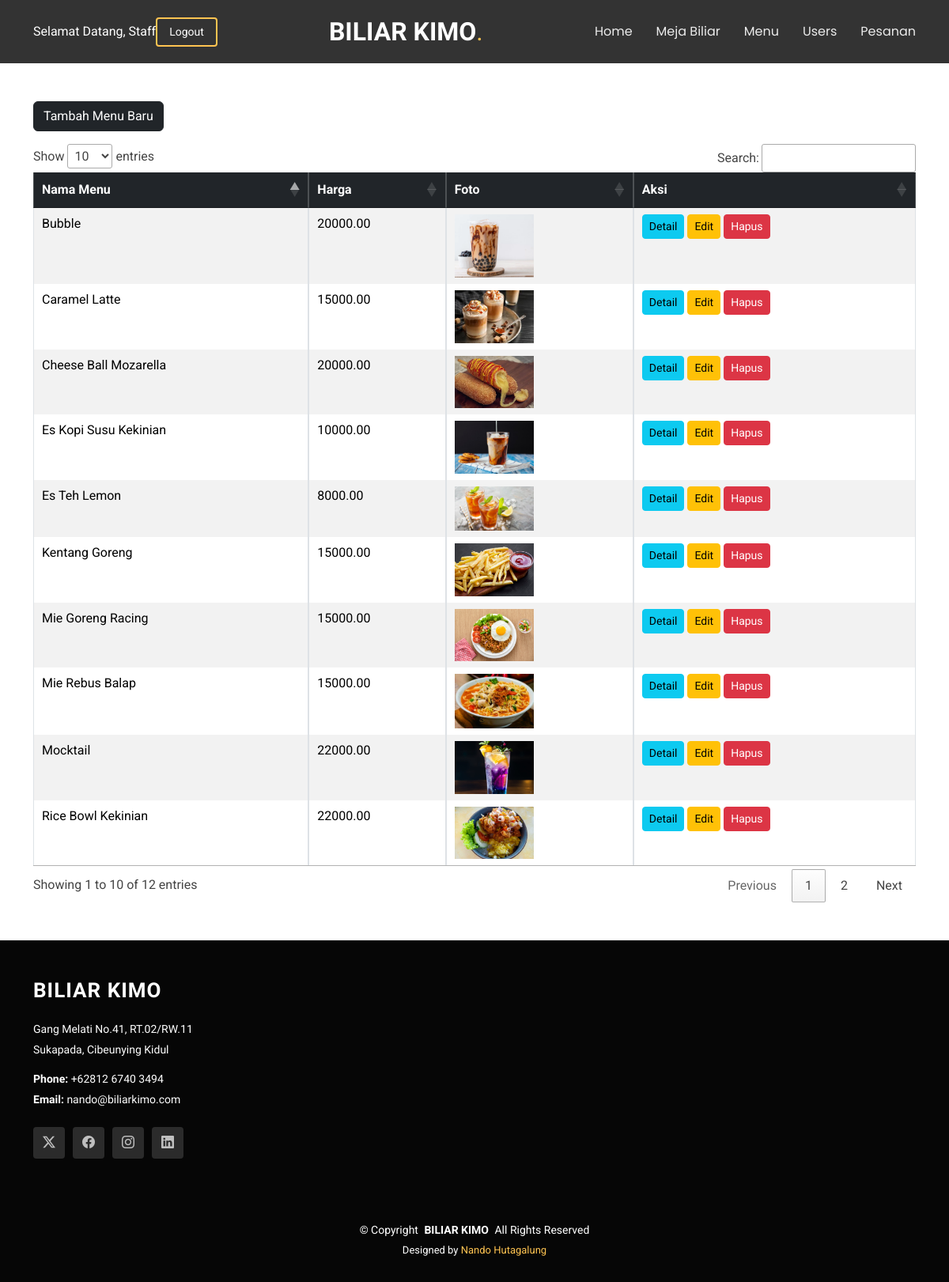
The page /menu/ (signed in) on the database its author committed.
### users/models.py (models this page shows, shortened)
class User(AbstractUser):
    ROLES = [
        ('admin', 'Admin'),
        ('staff', 'Staff'),
        ('member', 'Member'),
    ]
    email = models.EmailField(unique=True)
    role = models.CharField(max_length=20, choices=ROLES, default='viewer')

### menu/models.py (models this page shows, shortened)
class Menu(models.Model):
    nama_menu = models.CharField(max_length=255)
    harga = models.DecimalField(max_digits=10, decimal_places=2)
    foto = models.ImageField(upload_to='menu_photos/')

### menu/views.py (the view)
# urls.py: path('', views.menu_list, name='menu_list'),
@login_required
def menu_list(request):
    try:
        if not user_is_admin_or_staff(request.user):
            messages.error(request, "You do not have permission to access this page.")
            return redirect('home')
        menus = Menu.objects.all()
        return render(request, 'menu/menu_list.html', {'menus': menus})
    except Exception as e:
        messages.error(request, f"An error occurred while retrieving the menu list: {str(e)}")
        return redirect(request.META.get('HTTP_REFERER', 'home'))

### menu/views.py (called while the page is built)
def user_is_admin_or_staff(user):
    return user.is_authenticated and user.role in ['admin', 'staff']

### menu/templates/menu/menu_list.html (shortened to what this page needs)
{% extends 'projekan_akhir/base.html' %}
{% block content %}
<div class="container mt-5 mb-5">
    <a href="{% url 'menu_create' %}" class="btn btn-dark mb-3">Tambah Menu Baru</a>
    <table class="table table-bordered table-striped table-responsive" id="menu-table">
        <thead class="table-dark">
            <tr>
                <th>Nama Menu</th>
                <th>Harga</th>
                <th>Foto</th>
                <th>Aksi</th>
            </tr>
        </thead>
        <tbody>
            {% for menu in menus %}
            <tr>
                <td>{{ menu.nama_menu }}</td>
                <td>{{ menu.harga }}</td>
                <td><img src="{{ menu.foto.url }}" width="100" alt="{{ menu.nama_menu }}"></td>
                <td>
                    <a href="{% url 'menu_detail' menu.id %}" class="btn btn-info btn-sm">Detail</a>
                    <a href="{% url 'menu_edit' menu.id %}" class="btn btn-warning btn-sm">Edit</a>
                    <a href="{% url 'menu_delete' menu.id %}" class="btn btn-danger btn-sm">Hapus</a>
                </td>
            </tr>
            {% endfor %}
        </tbody>
    </table>
</div>
{% endblock %}

### projekan_akhir/templates/projekan_akhir/base.html (shortened to what this page needs)
<!DOCTYPE html>
<html lang="en">
<head>
  {% load static %}
  {% load filters %}
  <link href="{% static 'vendor/bootstrap/css/bootstrap.min.css' %}" rel="stylesheet">
  <link href="{% static 'vendor/bootstrap-icons/bootstrap-icons.css' %}" rel="stylesheet">
  <link href="{% static 'vendor/aos/aos.css' %}" rel="stylesheet">
  <link href="{% static 'vendor/swiper/swiper-bundle.min.css' %}" rel="stylesheet">
  <link href="{% static 'vendor/glightbox/css/glightbox.min.css' %}" rel="stylesheet">
  <link href="https://cdn.datatables.net/1.13.4/css/jquery.dataTables.min.css" rel="stylesheet">
  <link href="{% static 'css/main.css' %}" rel="stylesheet">
</head>
<body class="portfolio-details-page">
  <header id="header" class="header d-flex align-items-center position-relative">
    <div class="container-fluid container-xl position-relative d-flex align-items-center justify-content-between">
      <a href="index.html" class="logo d-flex align-items-center me-auto me-lg-0">
        <h1 class="sitename">BILIAR KIMO</h1>
        <span>.</span>
      </a>
      <nav id="navmenu" class="navmenu">
        <ul>
          <li><a href="/dashboard">Home<br></a></li>
          <li><a href="/meja_biliar">Meja Biliar</a></li>
          <li><a href="/menu">Menu</a></li>
          <li><a href="/users">Users</a></li>
          <li><a href="/pesanan">Pesanan</a></li>
        </ul>
      </nav>
      <div class="d-flex justify-content-between align-items-center">
        <a class="text-white">Selamat Datang, {{ user.username }}</a>
        <a class="btn-getstarted" href="{% url 'logout' %}">Logout</a>
    </div>
    </div>
  </header>
  {% block content %}
  {% endblock %}
 {% include 'projekan_akhir/footer.html' %}
</body>
</html>

### projekan_akhir/static/css/main.css (style rules this page uses)
:root { --default-font: "Roboto", system-ui, -apple-system, "Segoe UI", Roboto, "Helvetica Neue", Arial, "Noto Sans", "Liberation Sans", sans-serif, "Apple Color Emoji", "Segoe UI Emoji", "Segoe UI Symbol", "Noto Color Emoji"; --heading-font: "Raleway", sans-serif; --nav-font: "Poppins", sans-serif; }
:root { --background-color: #ffffff; --default-color: #444444; --heading-color: #151515; --accent-color: #ffc451; --surface-color: #ffffff; --contrast-color: #312f2f; }
:root { --nav-color: rgba(255, 255, 255, 0.905); --nav-hover-color: #ffc451; --nav-mobile-background-color: #ffffff; --nav-dropdown-background-color: #ffffff; --nav-dropdown-color: #212529; --nav-dropdown-hover-color: #ffc451; }
:root { scroll-behavior: smooth; }
body { color: var(--default-color); background-color: var(--background-color); font-family: var(--default-font); }
a { color: var(--accent-color); text-decoration: none; transition: 0.3s; }
h1, h2, h3, h4, h5, h6 { color: var(--heading-color); font-family: var(--heading-font); }
.header { --background-color: rgba(0, 0, 0, 0.8); --heading-color: #ffffff; --contrast-color: #ffffff; color: var(--default-color); background-color: var(--background-color); padding: 10px 0; transition: all 0.5s; z-index: 997; }
.header .logo { line-height: 1; }
.header .logo h1 { font-size: 32px; margin: 0; font-weight: 700; color: var(--heading-color); }
.header .logo span { color: var(--accent-color); font-size: 32px; }
.header .btn-getstarted, .header .btn-getstarted:focus { color: var(--contrast-color); font-size: 14px; padding: 8px 30px; margin: 0 0 0 30px; border-radius: 4px; transition: 0.3s; border: 2px solid var(--accent-color); }
@media (max-width: 1200px) { .header .logo { order: 1; } }
@media (max-width: 1200px) { .header .btn-getstarted { order: 2; margin: 0 15px 0 0; padding: 6px 15px; } }
@media (max-width: 1200px) { .header .navmenu { order: 3; } }
@media (min-width: 1200px) { .navmenu { padding: 0; } }
@media (min-width: 1200px) { .navmenu ul { margin: 0; padding: 0; display: flex; list-style: none; align-items: center; } }
@media (min-width: 1200px) { .navmenu li { position: relative; } }
@media (min-width: 1200px) { .navmenu a, .navmenu a:focus { color: var(--nav-color); padding: 18px 15px; font-size: 16px; font-family: var(--nav-font); font-weight: 400; display: flex; align-items: center; justify-content: space-between; white-space: nowrap; transition: 0.3s; } }
@media (min-width: 1200px) { .navmenu li:last-child a { padding-right: 0; } }

### rows shown on the page
User: username "Staff"
Menu: nama_menu "Mie Goreng Racing", harga "15000.00", foto (picture)
Menu: nama_menu "Mie Rebus Balap", harga "15000.00", foto (picture)
Menu: nama_menu "Kentang Goreng", harga "15000.00", foto (picture)
Menu: nama_menu "Cheese Ball Mozarella", harga "20000.00", foto (picture)
Menu: nama_menu "Rice Bowl Kekinian", harga "22000.00", foto (picture)
Menu: nama_menu "Es Teh Lemon", harga "8000.00", foto (picture)
Menu: nama_menu "Es Kopi Susu Kekinian", harga "10000.00", foto (picture)
Menu: nama_menu "Caramel Latte", harga "15000.00", foto (picture)
Menu: nama_menu "Bubble", harga "20000.00", foto (picture)
Menu: nama_menu "Mocktail", harga "22000.00", foto (picture)
